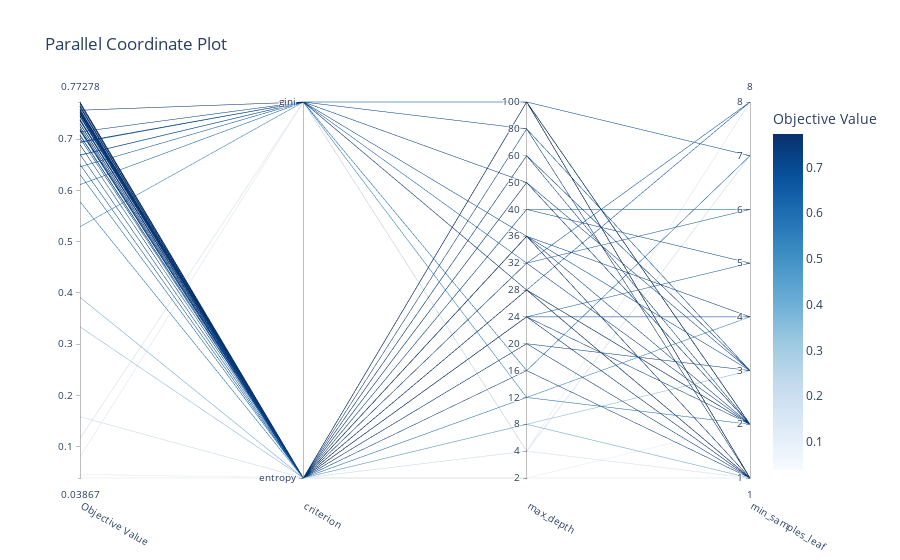

Notebook source saved alongside this figure:
### Code cell
# plots the interactive visualization of the high-dimensional parameter relationship
optuna.visualization.plot_parallel_coordinate(study)

### Figure 1 — Plotly figure (JSON) as saved in the notebook; plotly's stock layout.template omitted (floating-point values rounded to 4 significant figures)
{"data": [{"dimensions": [{"label": "Objective Value", "range": [0.03867, 0.7728], "values": [0.04578, 0.03867, 0.0798, 0.1159, 0.1583, 0.3338, 0.3914, 0.5293, 0.5782, 0.7363, 0.6115, 0.7021, 0.7461, 0.7625, 0.6892, 0.6312, 0.7167, 0.7576, 0.6689, 0.7636, 0.7587, 0.7181, 0.7567, 0.7728, 0.7531, 0.7687, 0.7298, 0.7512, 0.7244, 0.7648, 0.7496, 0.7642, 0.7534, 0.6462, 0.6705, 0.7306, 0.7536, 0.7641, 0.7453, 0.7203, 0.6937, 0.6509, 0.7084, 0.7364, 0.7075, 0.7144, 0.7391, 0.7374, 0.6949, 0.7566, 0.6693, 0.7365, 0.7561, 0.7542, 0.7645, 0.746, 0.7485, 0.7711, 0.7441, 0.7246]}, {"label": "criterion", "range": [0, 1], "ticktext": ["entropy", "gini"], "tickvals": [0, 1], "values": [0, 0, 1, 1, 0, 0, 0, 1, 0, 0, 1, 0, 0, 0, 0, 0, 0, 0, 1, 0, 0, 0, 1, 0, 0, 0, 0, 0, 0, 0, 0, 0, 0, 1, 0, 0, 0, 0, 0, 0, 1, 0, 0, 0, 0, 1, 0, 0, 1, 0, 1, 0, 0, 0, 0, 0, 0, 0, 0, 0]}, {"label": "max_depth", "range": [0, 14], "ticktext": ["2", "4", "8", "12", "16", "20", "24", "28", "32", "36", "40", "50", "60", "80", "100"], "tickvals": [0, 1, 2, 3, 4, 5, 6, 7, 8, 9, 10, 11, 12, 13, 14], "values": [0, 0, 1, 1, 1, 2, 2, 3, 3, 4, 4, 5, 5, 6, 6, 6, 6, 6, 7, 7, 7, 7, 7, 7, 7, 7, 7, 7, 7, 7, 7, 7, 7, 8, 8, 8, 9, 9, 9, 9, 9, 10, 10, 11, 11, 11, 12, 12, 13, 13, 14, 14, 14, 14, 14, 14, 14, 14, 14, 14]}, {"label": "min_samples_leaf", "range": [1, 8], "values": [1, 2, 8, 1, 7, 3, 1, 4, 2, 1, 7, 3, 1, 1, 4, 5, 2, 1, 8, 1, 1, 2, 1, 1, 1, 1, 2, 1, 2, 1, 1, 1, 1, 6, 8, 2, 1, 1, 2, 4, 3, 6, 5, 2, 3, 2, 2, 3, 3, 1, 7, 2, 1, 1, 1, 1, 2, 1, 2, 2]}], "labelangle": 30, "labelside": "bottom", "line": {"color": [0.04578, 0.03867, 0.0798, 0.1159, 0.1583, 0.3338, 0.3914, 0.5293, 0.5782, 0.7363, 0.6115, 0.7021, 0.7461, 0.7625, 0.6892, 0.6312, 0.7167, 0.7576, 0.6689, 0.7636, 0.7587, 0.7181, 0.7567, 0.7728, 0.7531, 0.7687, 0.7298, 0.7512, 0.7244, 0.7648, 0.7496, 0.7642, 0.7534, 0.6462, 0.6705, 0.7306, 0.7536, 0.7641, 0.7453, 0.7203, 0.6937, 0.6509, 0.7084, 0.7364, 0.7075, 0.7144, 0.7391, 0.7374, 0.6949, 0.7566, 0.6693, 0.7365, 0.7561, 0.7542, 0.7645, 0.746, 0.7485, 0.7711, 0.7441, 0.7246], "colorbar": {"title": {"text": "Objective Value"}}, "colorscale": [[0, "rgb(247,251,255)"], [0.125, "rgb(222,235,247)"], [0.25, "rgb(198,219,239)"], [0.375, "rgb(158,202,225)"], [0.5, "rgb(107,174,214)"], [0.625, "rgb(66,146,198)"], [0.75, "rgb(33,113,181)"], [0.875, "rgb(8,81,156)"], [1, "rgb(8,48,107)"]], "reversescale": false, "showscale": true}, "type": "parcoords"}], "layout": {"title": {"text": "Parallel Coordinate Plot"}}}
